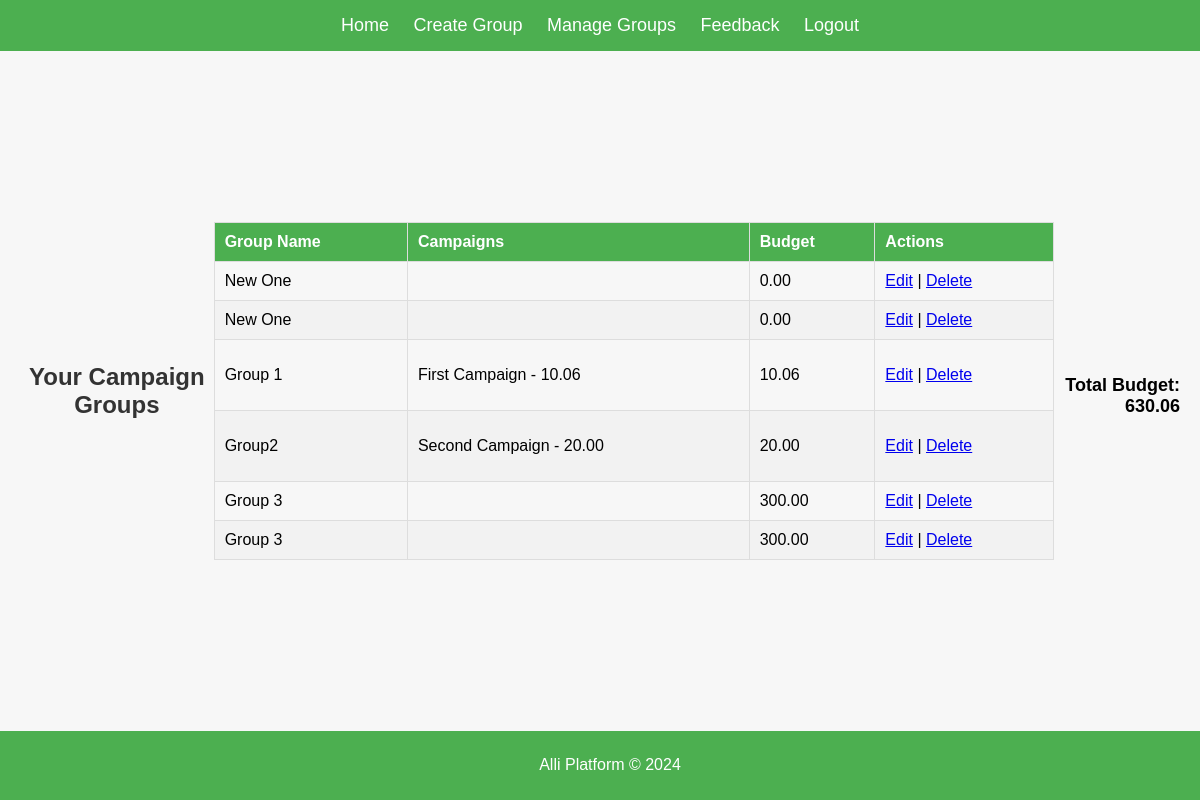
The app's page /manage_groups/ (signed in), older data.
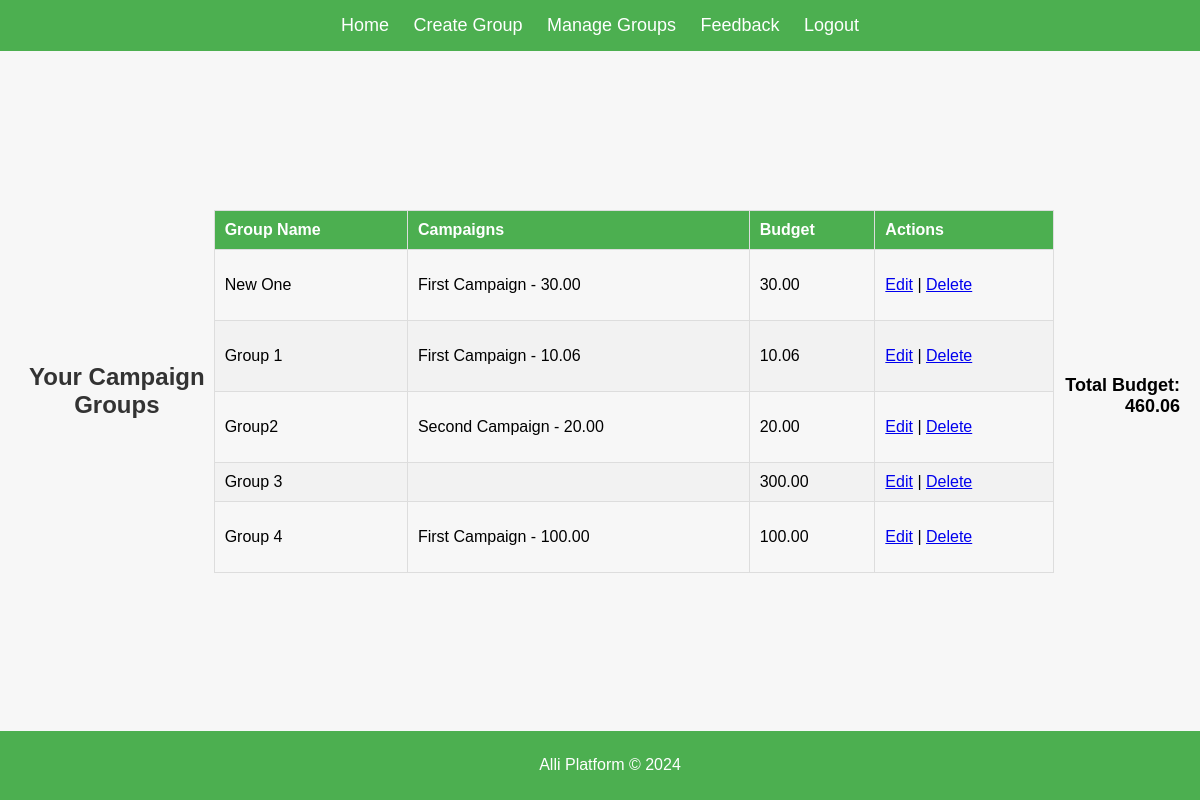
The same page, newer data.
### app/models.py (models this page shows, shortened)
class CampaignGroup(models.Model):
    name = models.CharField(max_length=100)
    description = models.TextField()
    created_by = models.ForeignKey(User, on_delete=models.CASCADE)
    campaigns = models.ManyToManyField(Campaign, through='GroupCampaign')  # Many-to-many with GroupCampaign intermediary
    total_budget = models.DecimalField(max_digits=10, decimal_places=2, default=0)  # Group-level total budget

class GroupCampaign(models.Model):
    group = models.ForeignKey(CampaignGroup, related_name='group_campaigns', on_delete=models.CASCADE)
    campaign = models.ForeignKey(Campaign, related_name='campaign_groups', on_delete=models.CASCADE)
    budget = models.DecimalField(max_digits=10, decimal_places=2)  # Budget for each campaign in the group
    class Meta:
        unique_together = ('group', 'campaign')  # Ensure each campaign is unique within a group

class Campaign(models.Model):
    name = models.CharField(max_length=100)

### app/views.py (the view)
# urls.py: path('manage_groups/', views.manage_groups, name='manage_groups'),
@login_required
def manage_groups(request):
    groups = CampaignGroup.objects.filter(created_by=request.user)  # Only show user's own groups
    total_budget = groups.aggregate(total=models.Sum('total_budget'))['total'] or 0  # Calculate total budget
    return render(request, 'app/manage_groups.html', {
        'groups': groups,
        'total_budget': total_budget
    })

### app/templates/app/manage_groups.html (shortened to what this page needs)
{% extends 'app/base.html' %}
{% block content %}
<h2>Your Campaign Groups</h2>
<table class="campaign-table">
    <thead>
        <tr>
            <th>Group Name</th>
            <th>Campaigns</th>
            <th>Budget</th>
            <th>Actions</th>
        </tr>
    </thead>
    <tbody>
        {% for group in groups %}
        <tr>
            <td>{{ group.name }}</td>
            <td>
                <ul>
                    {% for campaign in group.group_campaigns.all %}
                    <li>{{ campaign.campaign.name }} - {{ campaign.budget }}</li>
                    {% endfor %}
                </ul>
            </td>
            <td>{{ group.total_budget|floatformat:2 }}</td>
            <td>
                <a href="{% url 'edit_group' group.id %}">Edit</a> |
                <a href="{% url 'delete_group' group.id %}" onclick="return confirm('Are you sure you want to delete this group?');">Delete</a>
            </td>
        </tr>
        {% empty %}
        <tr>
            <td colspan="4">No groups available.</td>
        </tr>
        {% endfor %}
    </tbody>
</table>
<div class="total-budget">
    <strong>Total Budget: </strong>{{ total_budget|floatformat:2 }}
</div>
{% endblock %}

### app/templates/app/base.html (shortened to what this page needs)
<!DOCTYPE html>
<html lang="en">
<head>
    {% load static %}
    <link rel="stylesheet" href="{% static 'app/styles.css' %}">
</head>
<body>
    <header>
        <nav>
            <ul>
                <li><a href="{% url 'home' %}">Home</a></li>
                {% if user.is_authenticated %}
                    <li><a href="{% url 'create_group' %}">Create Group</a></li>
                    <li><a href="{% url 'manage_groups' %}">Manage Groups</a></li>
                    <li><a href="{% url 'feedback' %}">Feedback</a></li>
                    <li><a href="{% url 'logout' %}">Logout</a></li>
                {% else %}
                    <li><a href="{% url 'login' %}">Login</a></li>
                    <li><a href="{% url 'signup' %}">Sign Up</a></li>
                {% endif %}
            </ul>
        </nav>
    </header>
    <main>
        {% block content %}
        {% endblock %}
    </main>
    <footer>
        <p>Alli Platform &copy; 2024</p>
    </footer>
</body>
</html>

### app/static/app/styles.css (style rules this page uses)
body { font-family: Arial, sans-serif; background-color: #f7f7f7; margin: 0; padding: 0; display: flex; flex-direction: column; min-height: 100vh; }
header { background-color: #4CAF50; padding: 15px 0; text-align: center; width: 100%; }
header nav ul { list-style: none; margin: 0; padding: 0; }
header nav ul li { display: inline; margin: 0 10px; }
header nav ul li a { color: white; text-decoration: none; font-size: 18px; }
main { flex: 1; display: flex; justify-content: center; align-items: center; padding: 20px; }
h2 { text-align: center; color: #333; font-size: 24px; margin-bottom: 20px; }
p { text-align: center; margin-top: 15px; }
table { width: 100%; border-collapse: collapse; margin: 20px 0; }
table th, table td { border: 1px solid #ddd; padding: 12px; text-align: left; }
table th { background-color: #4CAF50; color: white; }
table tr:nth-child(even) { background-color: #f2f2f2; }
.campaign-table { width: 100%; border-collapse: collapse; margin-bottom: 20px; }
.campaign-table th, .campaign-table td { padding: 10px; text-align: left; border: 1px solid #ddd; }
.campaign-table th { background-color: #4CAF50; color: white; text-align: left; }
.campaign-table td ul { list-style-type: none; padding-left: 0; }
.campaign-table tr:nth-child(even) { background-color: #f2f2f2; }
.total-budget { text-align: right; margin-top: 10px; font-size: 18px; font-weight: bold; }
footer { text-align: center; padding: 10px; background-color: #4CAF50; color: white; position: relative; bottom: 0; width: 100%; }

Row changes from the older to the newer data that the page shows:
removed CampaignGroup: name "New One", total_budget "0.00"
removed CampaignGroup: name "Group 3", total_budget "300.00"
changed CampaignGroup "New One": total_budget "0.00" → "30.00"
added GroupCampaign: campaign.name "First Campaign", budget "30.00", shown under CampaignGroup "New One"
added CampaignGroup: name "Group 4", total_budget "100.00"
added GroupCampaign: campaign.name "First Campaign", budget "100.00", shown under "Group 4"
Text that changed along with them:
{{ total_budget|floatformat:2 }}: "630.06" → "460.06"
